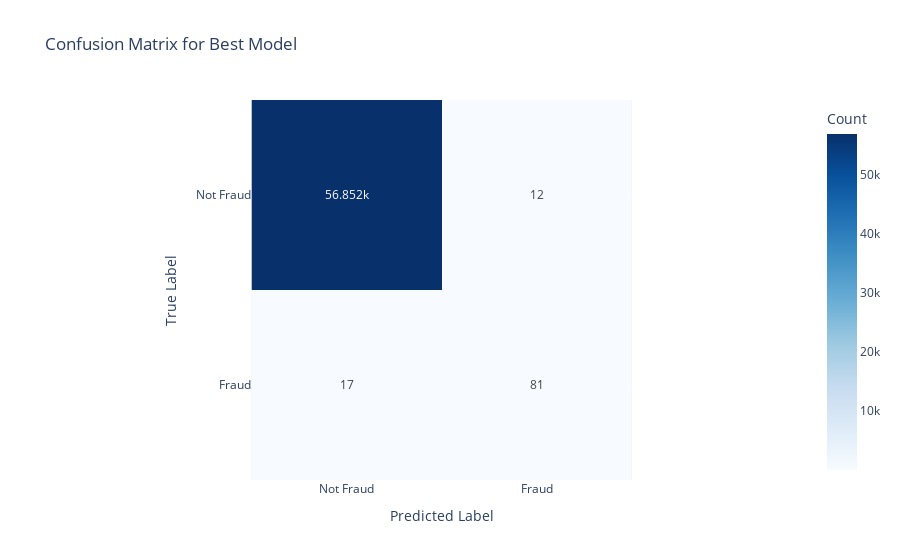

Here is the notebook cell this chart was saved with:
### Code cell
param_grid = {
    'n_estimators': [100, 200],
    'max_depth': [None, 10, 20],
    'min_samples_split': [2, 5],
}
from sklearn.model_selection import GridSearchCV
grid_search = GridSearchCV(estimator=model2, param_grid=param_grid, cv=5, scoring='recall_macro', n_jobs=-1)
grid_search.fit(X_train.drop(columns=['Amount', 'Time']), y_train)
print("Best parameters found: ", grid_search.best_params_)
best_model = grid_search.best_estimator_
y_pred_best = best_model.predict(X_test.drop(columns=['Amount', 'Time']))
print(classification_report(y_test, y_pred_best))
px.imshow(confusion_matrix(y_test, y_pred_best),
    labels=dict(x="Predicted Label", y="True Label", color="Count"),
    x=["Not Fraud", "Fraud"],
    y=["Not Fraud", "Fraud"],
    title="Confusion Matrix for Best Model",
    text_auto=True,
    color_continuous_scale='Blues'
).show()

### Figure 1 — Plotly figure (JSON) as saved in the notebook; plotly's stock layout.template omitted (floating-point values rounded to 4 significant figures)
{"data": [{"coloraxis": "coloraxis", "hovertemplate": "Predicted Label: %{x}<br>True Label: %{y}<br>Count: %{z}<extra></extra>", "name": "0", "texttemplate": "%{z}", "type": "heatmap", "x": ["Not Fraud", "Fraud"], "xaxis": "x", "y": ["Not Fraud", "Fraud"], "yaxis": "y", "z": [[56852, 12], [17, 81]]}], "layout": {"coloraxis": {"colorbar": {"title": {"text": "Count"}}, "colorscale": [[0, "rgb(247,251,255)"], [0.125, "rgb(222,235,247)"], [0.25, "rgb(198,219,239)"], [0.375, "rgb(158,202,225)"], [0.5, "rgb(107,174,214)"], [0.625, "rgb(66,146,198)"], [0.75, "rgb(33,113,181)"], [0.875, "rgb(8,81,156)"], [1, "rgb(8,48,107)"]]}, "title": {"text": "Confusion Matrix for Best Model"}, "xaxis": {"anchor": "y", "constrain": "domain", "domain": [0, 1], "scaleanchor": "y", "title": {"text": "Predicted Label"}}, "yaxis": {"anchor": "x", "autorange": "reversed", "constrain": "domain", "domain": [0, 1], "title": {"text": "True Label"}}}}
